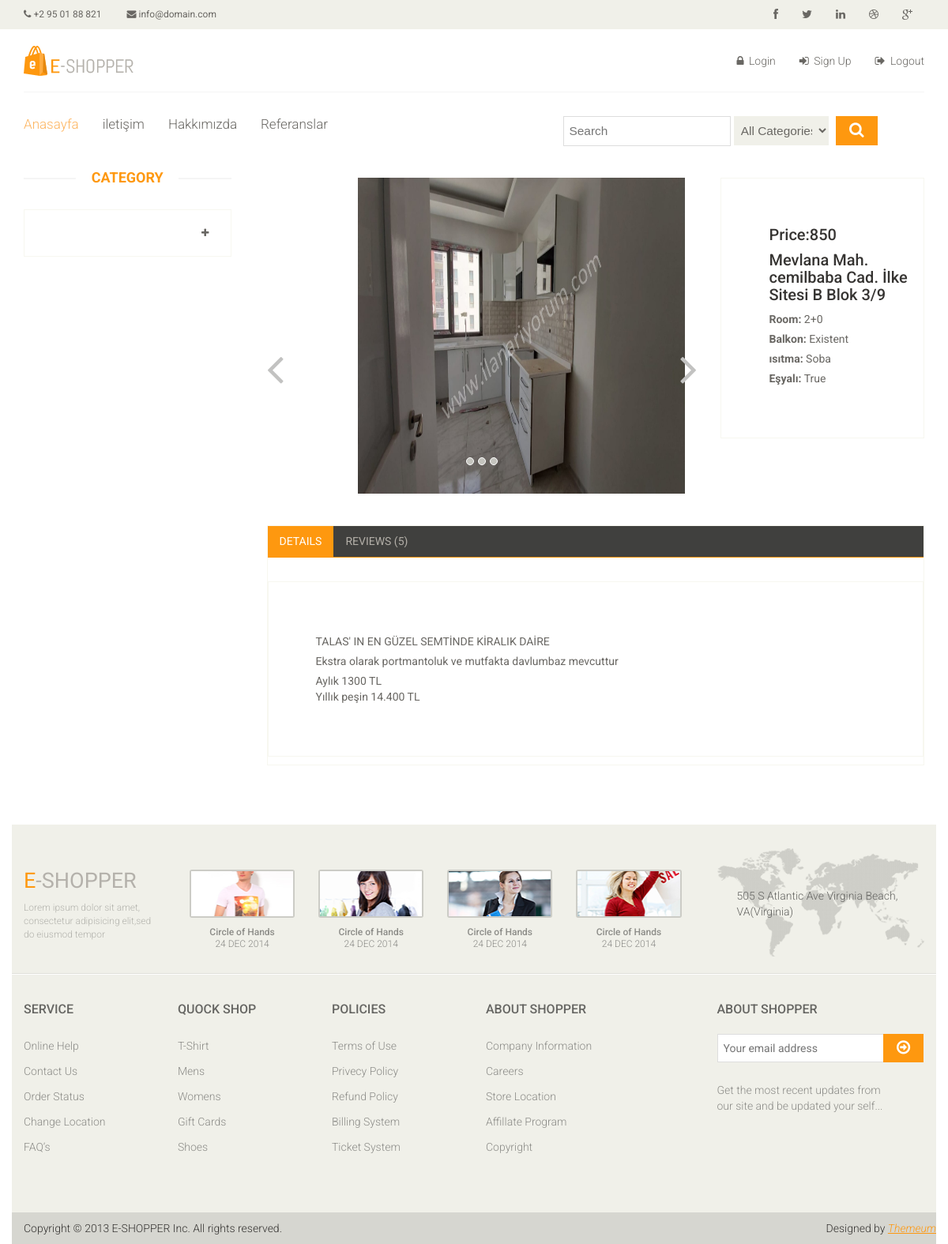
The app's page /house/1/talas-esyali-kiralik-merkez/ with its own data.
### house/models.py (models this page shows, shortened)
class House(models.Model):
    STATUS = (
        ('True', 'Evet'),
        ('False', 'Hayır'),
    )
    BALCONY = (
        ('Existent', 'Var'),
        ('Absent', 'Yok'),
    )
    HEATING = (
        ('Yok', 'Yok'),
        ('Soba', 'Soba'),
        ('Kombi', 'Kombi'),
        ('Merkezi', 'Merkezi'),
    )
    STUFF = (
        ('True', 'Evet'),
        ('False', 'Hayır'),
    )
    ROOM = (
        ('1+0', '1+0'),
        ('1+1', '1+1'),
        ('2+0', '2+0'),
        ('2+1', '2+1'),
        ('3+1', '3+1'),
    )
    category = models.ForeignKey(Category, on_delete=models.CASCADE)
    title = models.CharField(max_length=30, blank=True)
    keywords = models.CharField(max_length=255, blank=True)
    description = models.CharField(max_length=255, blank=True)
    image = models.ImageField(blank=True, upload_to='images/')
    address = models.TextField()
    price = models.IntegerField(blank=True)
    room = models.CharField(max_length=30, choices=ROOM, blank=True)
    balcony = models.CharField(max_length=30, choices=BALCONY, blank=True)
    heating = models.CharField(max_length=30, choices=HEATING, blank=True)
    stuff = models.CharField(max_length=30, choices=STUFF, blank=True)
    status = models.CharField(max_length=30, choices=STATUS)
    detail = RichTextUploadingField(blank=True)
    slug = models.SlugField(null=False, unique=True)
    parent = models.ForeignKey('self', blank=True, null=True, related_name='children', on_delete=models.CASCADE)
    create_at = models.DateTimeField(auto_now_add=True)
    update_at = models.DateTimeField(auto_now=True)
    def image_tag(self):
        if self.image:
            return mark_safe('<img src="%s" style="width: 45px; height:45px;" />' % self.image.url)
        else:
            return 'No Image Found'
    image_tag.short_description = 'Image'

### home/views.py (the view)
# urls.py: path('house/<int:id>/<slug:slug>/', views.house_detail, name='house_detail'),
def house_detail(request, id, slug):
    category = Category.objects.all()
    house = House.objects.get(pk=id)
    images = Images.objects.filter(house_id=id)
    context = {'category': category,
               'house': house,
               'images': images,
               }
    return render(request, 'house_detail.html', context)

### home/templates/house_detail.html (shortened to what this page needs)
{% extends "homebase.html" %}
{% block sidebar %}
    {% include "sidebar.html" %}
{% endblock %}
{% block body %}
    <section>
        <div class="container">
            <div class="row">
                <div class="col-sm-9 padding-right">
                    <div class="product-details">
                        <div class="col-sm-8">
                            <div id="slider-carousel" class="carousel slide" data-ride="carousel">
                                <ol class="carousel-indicators">
                                    <li data-target="#slider-carousel" data-slide-to="0" class=""></li>
                                    <li data-target="#slider-carousel" data-slide-to="1" class=""></li>
                                    <li data-target="#slider-carousel" data-slide-to="2" class=""></li>
                                </ol>
                                <div class="carousel-inner">
                                    <div class="item active">
                                        <div class="col-sm-12">
                                            <img src="{{ house.image.url }}" style="width:600px; height:400px"
                                                 class="girl img-responsive" alt="">
                                        </div>
                                    </div>
                                </div>
                                <a href="#slider-carousel" class="left control-carousel hidden-xs" data-slide="prev">
                                    <i class="fa fa-angle-left"></i>
                                </a>
                                <a href="#slider-carousel" class="right control-carousel hidden-xs" data-slide="next">
                                    <i class="fa fa-angle-right"></i>
                                </a>
                            </div>
                        </div>
                        <div class="col-sm-4">
                            <div class="product-information">
                                <h2>Price:{{ house.price }}</h2>
                                <h2>{{ house.address }}</h2>
                                <p><b>Room:</b> {{ house.room }}</p>
                                <p><b>Balkon:</b> {{ house.balcony }}</p>
                                <p><b>ısıtma:</b> {{ house.heating }}</p>
                                <p><b>Eşyalı:</b> {{ house.stuff }}</p>
                            </div>
                        </div>
                    </div>
                    <div class="category-tab shop-details-tab">
                        <div class="col-sm-12">
                            <ul class="nav nav-tabs">
                                <li class="active"><a href="#details" data-toggle="tab">Details</a></li>
                                <li><a href="#reviews" data-toggle="tab">Reviews (5)</a></li>
                            </ul>
                        </div>
                        <div class="tab-content">
                            <div class="tab-pane fade active in" id="details">
                                <div class="product-information">
                                    <p>{{ house.detail|safe }}</p>
                                </div>
                            </div>
                        </div>
                    </div>
                </div>
            </div>
        </div>
    </section>
{% endblock %}

### home/static/css/main.css (style rules this page uses)
body { font-family: 'Roboto', sans-serif; background:; position: relative; font-weight:400px; }
ul li { list-style: none; }
a { -webkit-transition: 300ms; -moz-transition: 300ms; -o-transition: 300ms; transition: 300ms; }
h1, h2, h3, h4, h5, h6 { font-family: 'Roboto', sans-serif; }
.carousel-indicators li { background: #C4C4BE; }
.item { padding-left: 100px; }
.girl { margin-left: 0; }
.control-carousel { position: absolute; top: 50%; font-size: 60px; color: #C2C2C1; }
.right { right: 0; }
.padding-right { padding-right: 0; }
.category-tab { overflow: hidden; }
.category-tab ul { background: #40403E; border-bottom: 1px solid #FE980F; list-style: none outside none; margin: 0 0 30px; padding: 0; width: 100%; }
.category-tab ul li a { border: 0 none; border-radius: 0; color: #B3AFA8; display: block; font-family: 'Roboto', sans-serif; font-size: 14px; text-transform: uppercase; }
.nav-tabs li.active a, .nav-tabs li.active a:hover, .nav-tabs li.active a:focus { -moz-border-bottom-colors: none; -moz-border-left-colors: none; -moz-border-right-colors: none; -moz-border-top-colors: none; background-color: #FE980F; border:0px; color: #FFFFFF; cursor: default; margin-right:0; margin-left:0; }
.nav-tabs li a { border: 1px solid rgba(0, 0, 0, 0); border-radius: 4px 4px 0 0; line-height: 1.42857; margin-right:0; }
.product-details { overflow:hidden; }
.product-details { margin-bottom: 40px; overflow: hidden; margin-top: 10px; }
.product-information { border: 1px solid #F7F7F0; overflow: hidden; padding-bottom: 60px; padding-left: 60px; padding-top: 60px; position: relative; }
.product-information h2 { color: #363432; font-family: 'Roboto', sans-serif; font-size: 20px; margin-top: 0; }
.product-information p { color: #696763; font-family: 'Roboto', sans-serif; margin-bottom: 5px; }
.shop-details-tab { border: 1px solid #F7F7F0; margin-bottom: 75px; margin-left: 15px; margin-right: 15px; padding-bottom: 10px; }
.shop-details-tab .col-sm-12 { padding-left: 0; padding-right: 0; }

### records on screen
House: image (picture), price "850", address "Mevlana Mah. cemilbaba Cad. İlke Sitesi B Blok 3/9", room "2+0", balcony "Existent", heating "Soba", stuff "True", detail "TALAS' IN EN GÜZEL SEMTİNDE KİRALIK DAİRE Ekstra olarak portmantoluk ve mutfakta davlumbaz mevcuttur Aylık 1300 TL Yıllık peşin 14.400 TL"
